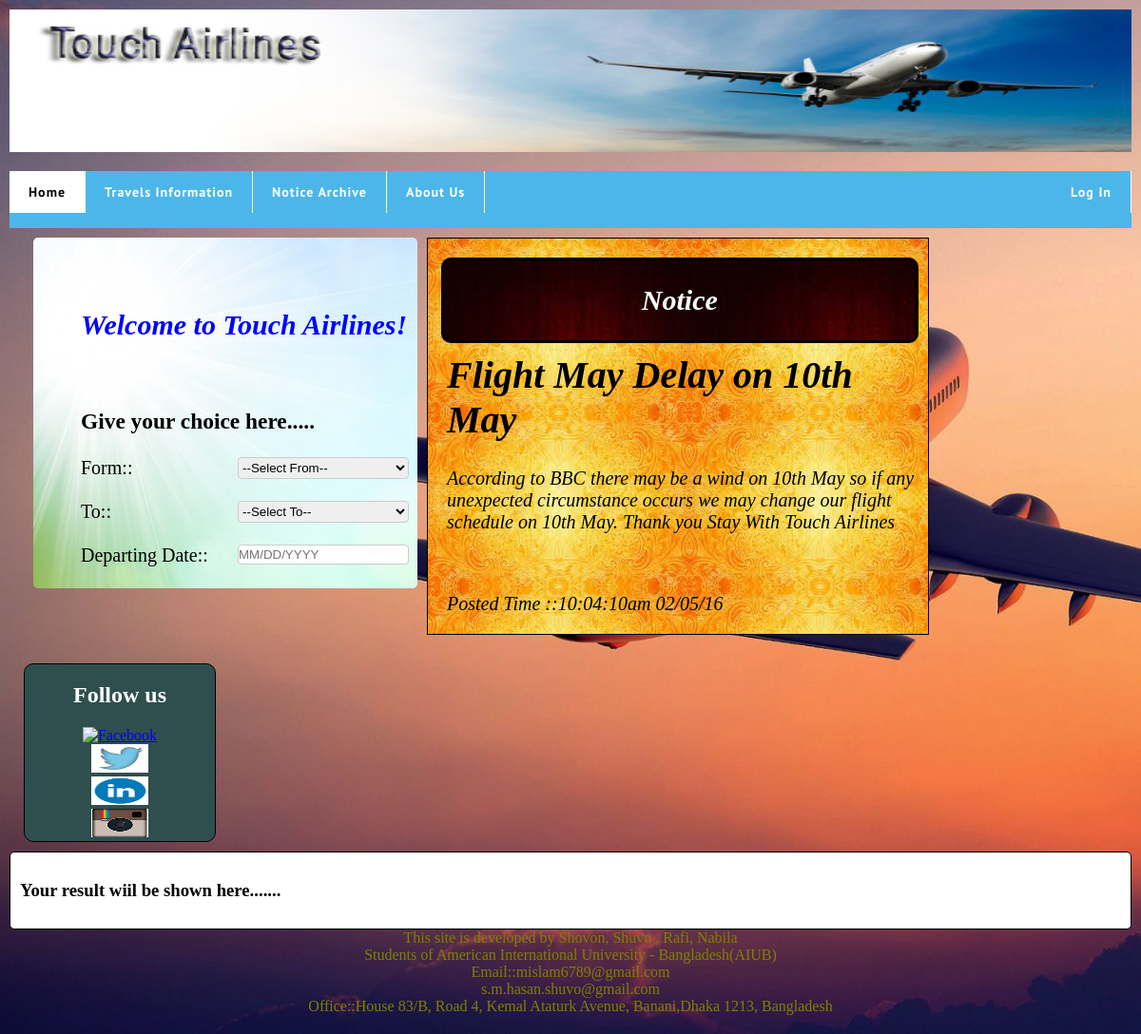
The page / on the database its author committed.
### tables this page shows
CREATE TABLE `noticeboard` (
  `NoticeId` int(11) NOT NULL,
  `NoticeTitle` varchar(100) NOT NULL,
  `NoticeDetails` text NOT NULL,
  `NoticePostedBy` varchar(20) NOT NULL,
  `NoticePostedTime` varchar(50) NOT NULL
);

### index.php (the view, shortened to what this page needs)
<!doctype html>
<html>
	<head>
	   <link href="css/menuStylesCSS.css" rel="stylesheet">
	   <link href="css/homeSectionCSS.css" rel="stylesheet">
	   <link  href="css/homeSection-FormCSS.css" rel="stylesheet">
		<link href="css/jquery-ui-sunny.css" rel="stylesheet">
	   <link rel="stylesheet" href="css/jquery-ui-sunny.css">
	</head>
	<body>
		<img src="image/img50.jpg" alt="Air Travels Manamement" width="100%" height="150px">
		<div id='cssmenu'>
			<ul>
			   <li class="active"><a href="index.php">Home</a></li>
			   <li><a href='SectionHome/Home-TravelsInformation.php'>Travels Information</a></li>
			   <li><a href="SectionHome/Home-NoticeArchive.php">Notice Archive</a></li>
			   <li><a href="SectionHome/Home-AboutUs.php">About Us</a></li>
			   <li style="float:right" ><a href="#" id="showModelFormLI">Log In</a>
			   </li>
			</ul>
		</div>
		<div class="HomeSearchForm">
		<form>
		<h2 class="formHeader">Welcome to Touch Airlines!</h2><br>
		<h3>Give your choice here.....</h3>
			Form::
			<select name="fromLocation" onchange="searchFrom(this.value)">
			<?php
				echo "<option value=\"None\">--Select From--</option>";
			?>
			</select><br><br>
			To::
			<select name="toLocation" onchange="searchTo(this.value)">
			<?php
				echo "<option value=\"None\">--Select To--</option>";
			?>
			</select><br><br>
			Departing Date::
			<input type="text" id="datepicker" onchange="searchDate(this.value)" placeholder="MM/DD/YYYY"><br><br>
		</form>
		</div>
		<div class="classNoticeBoard">
			<?php
					$result=mysql_query("SELECT * FROM noticeboard WHERE NoticeId=(SELECT MAX(NoticeId))");
					while($res=mysql_fetch_array($result)){
						$noticeTitle=$res['NoticeTitle'];
						$noticeDetais=$res['NoticeDetails'];
						$noticePost=$res['NoticePostedTime'];
					}
				?>
				<div class="notice"><h2>Notice<h2></div>
				<h1><?php echo $noticeTitle; ?></h1>
				<p><?php echo $noticeDetais; ?></p><br>
				<p>Posted Time ::<?php echo $noticePost; ?></p>
		</div>
	<div id="container">
		<h2 style="color:white">Follow us</h2>
		<a href="https://www.facebook.com/shovon487" target="_blank"><img src="image/fb.jpg" alt="Facebook" width="30%" height="30px"></a><br>
		<a href="https:www.twitter.com" target="_blank"><img src="image/twt.jpg" alt="Twitter" width="30%" height="30px"></a><br>
		<a href="https:www.linkdin.com" target="_blank"><img src="image/linkdin.png" alt="Linkdin" width="30%" height="30px"></a><br>
		<a href="https://www.instagram.com/?hl=en" target="_blank"><img src="image/ins.jpg" alt="Instagram" width="30%" height="30px"></a>
	</div></hr>
		<div class="ResultOfSearch" id="txtHint">
			<h3><marquee direction="right">Your result wiil be shown here.......</marquee></h3>
		</div>
		<div class="classFooter">
			This site is developed by Shovon, Shuvo , Rafi, Nabila
			<br>
			Students of American International University - Bangladesh(AIUB)
			<br>
			Email::mislam6789@gmail.com </br>
				   s.m.hasan.shuvo@gmail.com
			<br>
			Office::House 83/B, Road 4, Kemal Ataturk Avenue, Banani,Dhaka 1213, Bangladesh
		</div>
	</body>
<html>

### css/menuStylesCSS.css (style rules this page uses)
#cssmenu { background: #4cb6ea; margin: 0; width: auto; padding: 0; line-height: 1; display: block; position: relative; font-family: 'PT Sans', sans-serif; }
#cssmenu ul { list-style: none; margin: 10; padding: 0; display: block; }
#cssmenu ul:after, #cssmenu:after { content: " "; display: block; font-size: 0; height: 0; clear: both; visibility: hidden; }
#cssmenu ul li { margin: 0; padding: 0; display: block; position: relative; }
#cssmenu ul li a { text-decoration: none; display: block; margin: 0; -webkit-transition: color .2s ease; -moz-transition: color .2s ease; -ms-transition: color .2s ease; -o-transition: color .2s ease; transition: color .2s ease; -webkit-box-sizing: border-box; -moz-box-sizing: border-box; box-sizing: border-box; }
#cssmenu > ul > li { float: left; }
#cssmenu > ul > li:after { content: ""; display: block; position: absolute; width: 100%; height: 0; top: 0; z-index: 0; background: #ffffff; -webkit-transition: height .2s; -moz-transition: height .2s; -ms-transition: height .2s; -o-transition: height .2s; transition: height .2s; }
#cssmenu > ul > li > a { color: white; padding: 15px 20px; font-weight: 700; letter-spacing: 1px; border-right: 1px solid white; font-size: 14px; z-index: 2; position: relative; }
#cssmenu > ul > li:hover:after, #cssmenu > ul > li.active:after { height: 100%; }
#cssmenu > ul > li:hover > a, #cssmenu > ul > li.active > a { color: #000000; }
#cssmenu > ul > li:hover > a:after, #cssmenu > ul > li.active > a:after { background: #000000; }
#cssmenu > ul > li:hover > a:before, #cssmenu > ul > li.active > a:before { border-top-color: #ffffff; }
#cssmenu > ul > li > a { display: block; }
#cssmenu > ul > li { width: auto; }

### css/homeSectionCSS.css (style rules this page uses)
body { background-image: url("../image/backgroundImage.jpg"); margin:10px 10px 10px 10px; background-size:cover; // background-color: #cccccc; background-repeat: no-repeat; background-attachment: fixed; }
div.notice { width:100%; height:20%; background-color:black; border-radius:10px; float:right; display:inline; background-image:url("../image/img4.jpg"); color:white; font-style: oblique; border: 3px solid black; text-align:center; margin-bottom:10px; }
.classNoticeBoard { display: inline; background-image:url("../image/img1.jpg"); border:1px solid black; width:42%; min-width:220px; float: left; margin-top:10px; margin-left:10px; margin-bottom:10px; font-size:20px; padding-left:20px; padding-right:10px; padding-top:20px; font-style: italic; }
.ResultOfSearch { clear:left; border:1px solid black; border-radius:5px; background:white; //margin:10px 10px 10px 10px; padding:10px 10px 10px 10px; }
#container { width: 200px; margin-top:20px; margin-left:15px; margin-bottom:10px; border:1px solid black; border-radius:10px; float:left; background-color:#2F4F4F; text-align:center; }
.classFooter { margin-bottom:20px; clear:left; //background-color:gray; border:0px solid black; text-align:center; font:bold; //size:; color:#808000; float:bottom; }
#txtHint { //border: 1px solid black;\ margin-left:10px; }

### css/homeSection-FormCSS.css (style rules this page uses)
.HomeSearchForm form { width:30%; //background-color: #f2f2f2; //border:1px solid; //margin:10px 0px; margin-left:25px; margin-top:10px; font-size:20px; padding-left:50px; padding-top:50px; float:left; min-width:220px; display:inline; background-image: url("../image/img12.jpg"); border-radius:5px; }
.HomeSearchForm input[type=text], .HomeSearchForm select , .LogInForm select { width: 15%; padding: 2px 0px; margin: 0px; display: inline-block; border: 1px solid #ccc; border-radius: 4px; box-sizing: border-box; position: absolute; left: 250px; }
.formHeader { font-style:italic; color:blue; }

### rows shown on the page
noticeboard: NoticeTitle "Flight May Delay on 10th May", NoticeDetails "According to BBC there may be a wind on 10th May so if any unexpected circumstance occurs we may change our flight schedule on 10th May. Thank you Stay With Touch Airlines", NoticePostedTime "10:04:10am 02/05/16"
